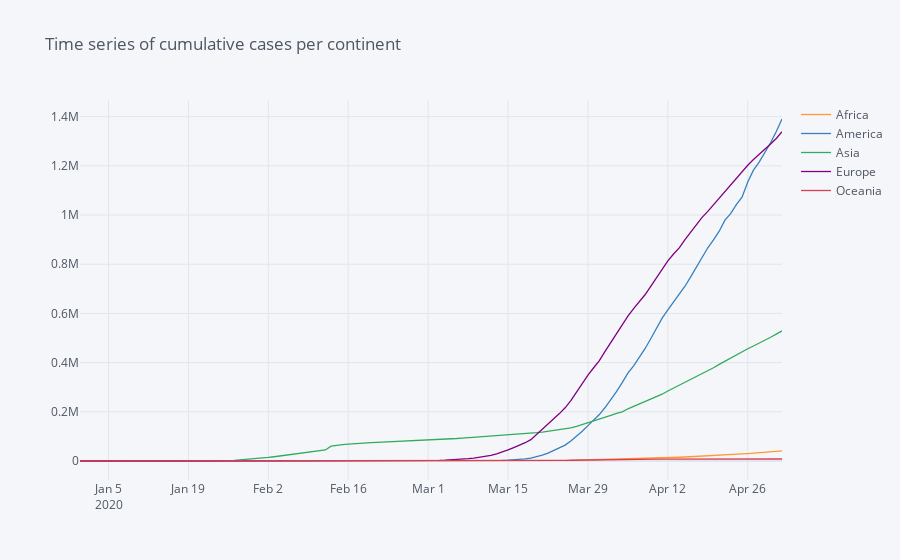

Notebook code cell kept with this figure:
### Code cell
# cumulative time series 
covid_C_cases.sort_index().cumsum().iplot(title = 'Time series of cumulative cases per continent')
